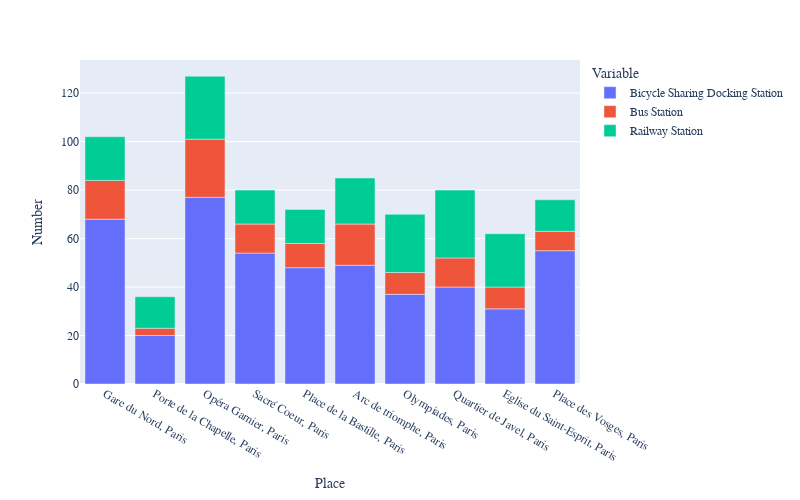

The code cell stored with this chart in its notebook:
### Code cell
graph_compare_places = hs.compare_places_public_transportation(stations_count_df)
graph_compare_places.show()

### Figure 1 — Plotly figure (JSON) as saved in the notebook; plotly's stock layout.template omitted (floating-point values rounded to 4 significant figures)
{"data": [{"alignmentgroup": "True", "hovertemplate": "Variable=Bicycle Sharing Docking Station<br>Place=%{x}<br>Number=%{y}<extra></extra>", "legendgroup": "Bicycle Sharing Docking Station", "marker": {"color": "#636efa", "pattern": {"shape": ""}}, "name": "Bicycle Sharing Docking Station", "offsetgroup": "Bicycle Sharing Docking Station", "orientation": "v", "showlegend": true, "textposition": "auto", "type": "bar", "x": ["Gare du Nord, Paris", "Porte de la Chapelle, Paris", "Opéra Garnier, Paris", "Sacré Coeur, Paris", "Place de la Bastille, Paris", "Arc de triomphe, Paris", "Olympiades, Paris", "Quartier de Javel, Paris", "Eglise du Saint-Esprit, Paris", "Place des Vosges, Paris"], "xaxis": "x", "y": [68, 20, 77, 54, 48, 49, 37, 40, 31, 55], "yaxis": "y"}, {"alignmentgroup": "True", "hovertemplate": "Variable=Bus Station<br>Place=%{x}<br>Number=%{y}<extra></extra>", "legendgroup": "Bus Station", "marker": {"color": "#EF553B", "pattern": {"shape": ""}}, "name": "Bus Station", "offsetgroup": "Bus Station", "orientation": "v", "showlegend": true, "textposition": "auto", "type": "bar", "x": ["Gare du Nord, Paris", "Porte de la Chapelle, Paris", "Opéra Garnier, Paris", "Sacré Coeur, Paris", "Place de la Bastille, Paris", "Arc de triomphe, Paris", "Olympiades, Paris", "Quartier de Javel, Paris", "Eglise du Saint-Esprit, Paris", "Place des Vosges, Paris"], "xaxis": "x", "y": [16, 3, 24, 12, 10, 17, 9, 12, 9, 8], "yaxis": "y"}, {"alignmentgroup": "True", "hovertemplate": "Variable=Railway Station<br>Place=%{x}<br>Number=%{y}<extra></extra>", "legendgroup": "Railway Station", "marker": {"color": "#00cc96", "pattern": {"shape": ""}}, "name": "Railway Station", "offsetgroup": "Railway Station", "orientation": "v", "showlegend": true, "textposition": "auto", "type": "bar", "x": ["Gare du Nord, Paris", "Porte de la Chapelle, Paris", "Opéra Garnier, Paris", "Sacré Coeur, Paris", "Place de la Bastille, Paris", "Arc de triomphe, Paris", "Olympiades, Paris", "Quartier de Javel, Paris", "Eglise du Saint-Esprit, Paris", "Place des Vosges, Paris"], "xaxis": "x", "y": [18, 13, 26, 14, 14, 19, 24, 28, 22, 13], "yaxis": "y"}], "layout": {"barmode": "relative", "font": {"family": "sans-serif", "size": 12}, "height": 500, "legend": {"title": {"text": "Variable"}, "tracegroupgap": 0}, "margin": {"t": 60}, "showlegend": true, "width": 800, "xaxis": {"anchor": "y", "domain": [0, 1], "title": {"text": "Place"}}, "yaxis": {"anchor": "x", "domain": [0, 1], "title": {"text": "Number"}}}}
